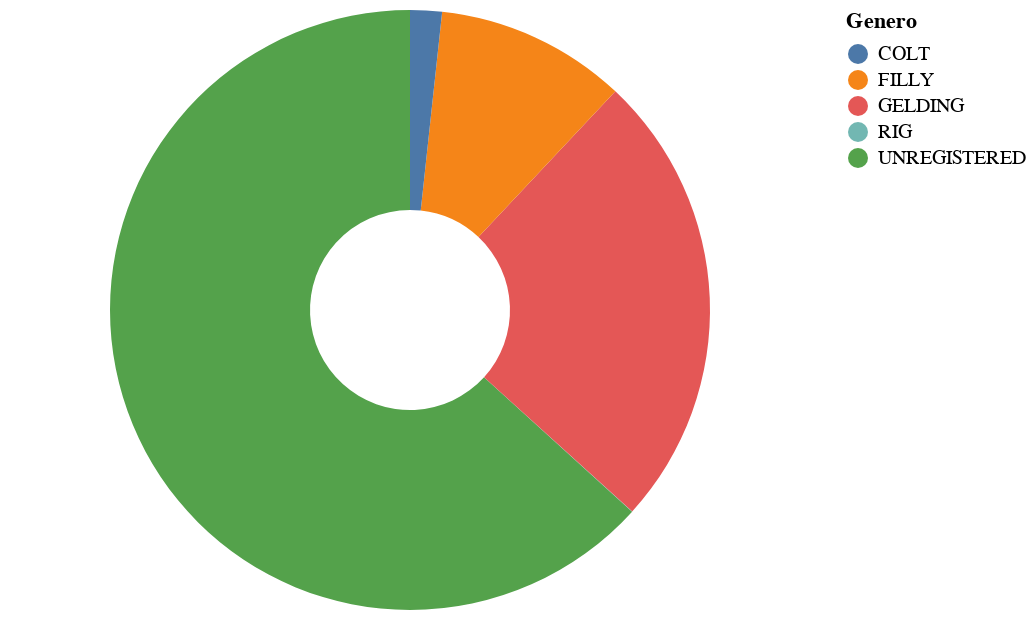

Here is the notebook cell this chart was saved with:
### Code cell
alt.Chart(source).mark_arc(innerRadius=50).encode(
    theta=alt.Theta(field="Cantidad", type="quantitative"),
    color=alt.Color(field="Genero", type="nominal"),
)

### Figure 1 — Vega-Lite specification as saved in the notebook (floating-point values rounded to 4 significant figures)
{"config": {"view": {"continuousWidth": 400, "continuousHeight": 300}}, "data": {"name": "data-fb308b70e57f33a248ab08d37e77936d"}, "mark": {"type": "arc", "innerRadius": 50}, "encoding": {"color": {"field": "Genero", "type": "nominal"}, "theta": {"field": "Cantidad", "type": "quantitative"}}, "$schema": "https://vega.github.io/schema/vega-lite/v4.17.0.json", "datasets": {"data-fb308b70e57f33a248ab08d37e77936d": [{"Genero": "UNREGISTERED", "Cantidad": 12242}, {"Genero": "GELDING", "Cantidad": 4784}, {"Genero": "FILLY", "Cantidad": 1991}, {"Genero": "COLT", "Cantidad": 331}, {"Genero": "RIG", "Cantidad": 1}]}}
